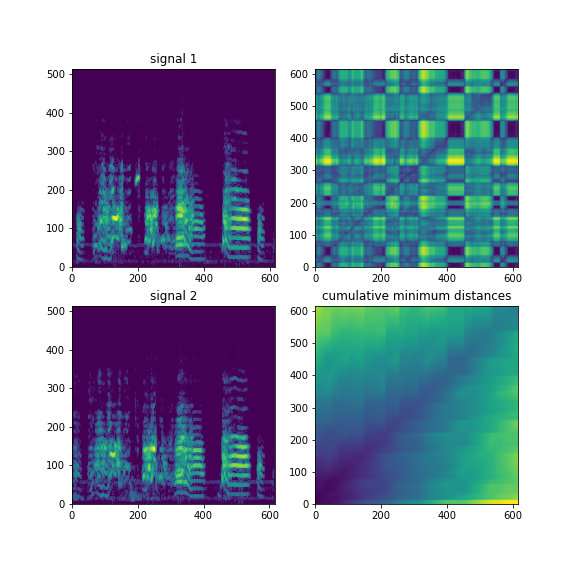

This chart was generated by the following Python code:
import resin
from scipy.io import wavfile
import ezdtw
rate1, song1 = wavfile.read('song1.wav')
rate2, song2 = wavfile.read('song2.wav')


# create spectrograms with resin

pxx1, freqs1, times1 = resin.sap_spectra(rate1).signal(song1).power()
pxx1 = resin.spectral_analysis.power_spectra_to_dB(pxx1, dB_thresh=50)
pxx2, freqs2, times2 = resin.sap_spectra(rate2).signal(song2).power()
pxx2 = resin.spectral_analysis.power_spectra_to_dB(pxx2, dB_thresh=50)

# compute warp path
x, y = ezdtw.dtw(pxx1.T, pxx2.T)
# plot results
import matplotlib.pyplot as plt
plt.plot(x, y)
plt.title('warp path')
plt.savefig('warp_path.png')
plt.show()

# to get the actual cumulative distance matrix
from ezdtw.ezdtw import dtw_distance, cdist
distances = cdist(pxx1.T, pxx2.T)
cum_min_dist = dtw_distance(distances)

# plot everything
f, ((ax1, ax2), (ax3, ax4)) = plt.subplots(2,2, figsize=(8,8))
ax1.pcolorfast(pxx1)
ax1.set_title('signal 1')
ax3.pcolorfast(pxx2)
ax3.set_title('signal 2')

ax2.pcolorfast(distances)
ax2.set_title('distances')
ax4.pcolorfast(cum_min_dist)
ax4.set_title('cumulative minimum distances')
f.savefig('example.png')